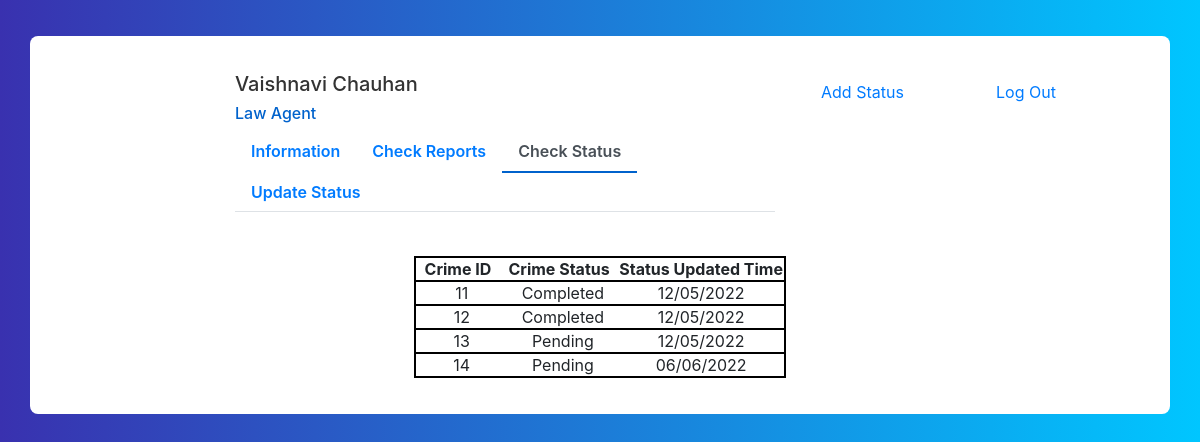
Screenshot of /database/checkstatus/ (signed in) with the database file from the repository.
### status/models.py (models this page shows, shortened)
class Status(models.Model):
    user = models.OneToOneField(Crimereports, on_delete=models.CASCADE, db_column="User ID")
    complaint_status = models.CharField(max_length=10, db_column= 'Complaint Status')
    date = models.CharField(max_length=10, db_column= 'Date')

### crimereports/models.py (models this page shows, shortened)
class Crimereports(models.Model):
    user = models.ForeignKey(GenUser, on_delete=models.CASCADE, db_column="User ID")
    location_of_crime = models.TextField(db_column= 'Location of Crime')
    type_of_crime = models.CharField(max_length=50,db_column= 'Type of Crime')
    date_of_crime = models.CharField(max_length=10, db_column= 'Date of Crime')
    crime_description = models.TextField(db_column="Crime Description")

### lawagency/views.py (the view)
# urls.py: path('checkstatus/', lv.checkStatus, name="checkLawstatus"),
def checkStatus(request):
    st = Status.objects.all()
    return render(request, 'lawagency/checkstatus.html', {'st':st})

### templates/lawagency/checkstatus.html (shortened to what this page needs)
<!DOCTYPE html>
<html lang="en">
<head>
<link href="//maxcdn.bootstrapcdn.com/bootstrap/4.1.1/css/bootstrap.min.css" rel="stylesheet" id="bootstrap-css">
</head>
<body>
<div class="container emp-profile">
            <form method="post">
                <div class="row">
                    <div class="col-md-2">
                    </div>
                    <div class="col-md-6">
                        <div class="profile-head">
                                    <h5>
                                    {{ user.first_name}} {{user.last_name }}
                                    </h5>
                                    <h6>
                                        Law Agent
                                    </h6>
                            <ul class="nav nav-tabs" id="myTab" role="tablist">
                                <li class="nav-item">
                                    <a class="nav-link" id="home-tab" data-toggle="tab" href="{% url 'lawprofile' %}" role="tab" aria-controls="home" aria-selected="false">Information</a>
                                </li>
                                <li class="nav-item">
                                    <a class="nav-link " id="profile-tab" data-toggle="tab" href="{% url 'lawreport'  %}" role="tab" aria-controls="profile" aria-selected="false">Check Reports</a>
                                </li>
                                 <li class="nav-item">
                                    <a class="nav-link active" id="profile-tab" data-toggle="tab" href="{% url 'checkLawstatus' %}" role="tab" aria-controls="profile" aria-selected="true">Check Status</a>
                                </li>
                                <li class="nav-item">
                                    <a class="nav-link" id="profile-tab" data-toggle="tab" href="{% url 'updatestatus' %}" role="tab" aria-controls="profile" aria-selected="false">Update Status</a>
                                </li>
                            </ul>
                        </div>
                    </div>
                    <div class="col-md-2">
                        <a class="nav-link" id="profile-tab" data-toggle="tab" href="{% url 'upstatus' %}" role="tab" aria-controls="profile" aria-selected="false">Add Status</a>
                    </div>
                    <div align="center">
                                <a class="nav-link" id="profile-tab" data-toggle="tab" href="{% url 'userlogout' %}" role="tab" aria-controls="profile" aria-selected="false">Log Out</a>
                                </div>
                </div>
                <div class="row">
                    <div class="col-md-2">
                    </div>
                    <div class="col-md-6">
                    </div>
                </div>
            </form>
                            <div align="center">
                                <table>
                                    <thead>
                                        <tr align="center" style="border: 2px solid black;">
                                            <th>&nbsp;&nbsp;Crime ID&nbsp;&nbsp;&nbsp;&nbsp;</th>
                                            <th>Crime Status&nbsp;&nbsp;</th>
                                            <th>Status Updated Time</th>
                                        </tr>
                                    </thead>
                                    <tbody>
                                                            {% for k in st  %}
                                                         <tr align="center" style="border: 2px solid black">
                                                            <td>{{ k.user.id }}</td>
                                                            <td>{{ k.complaint_status }}</td>
                                                            <td>{{ k.date }}</td>
                                                         </tr>
                                                            {% endfor %}
                                    </tbody>
                                </table>
                            </div>
        </div>
</body>
</html>

### templates/lawagency/checkstatus.html (style rules this page uses)
body { background: -webkit-linear-gradient(left, #3931af, #00c6ff); }
.emp-profile { padding: 3%; margin-top: 3%; margin-bottom: 3%; border-radius: 0.5rem; background: #fff; }
.profile-head h5 { color: #333; }
.profile-head h6 { color: #0062cc; }
.profile-head .nav-tabs { margin-bottom:5%; }
.profile-head .nav-tabs .nav-link { font-weight:600; border: none; }
.profile-head .nav-tabs .nav-link.active { border: none; border-bottom:2px solid #0062cc; }

### rows the page displays
Status: user.id "11", complaint_status "Completed", date "12/05/2022"
Status: user.id "12", complaint_status "Completed", date "12/05/2022"
Status: user.id "13", complaint_status "Pending", date "12/05/2022"
Status: user.id "14", complaint_status "Pending", date "06/06/2022"

### other values shown
{{ user.first_name }} "Vaishnavi"
{{ user.last_name }} "Chauhan"
